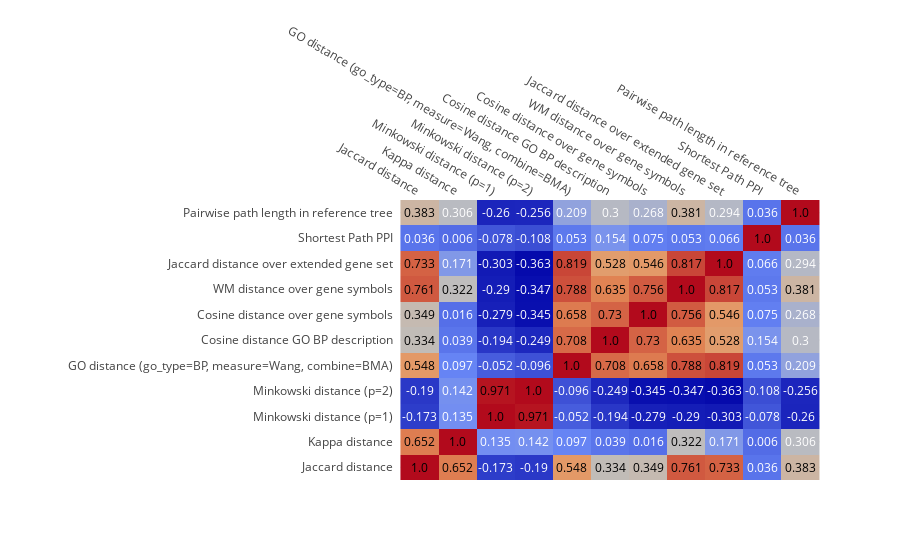
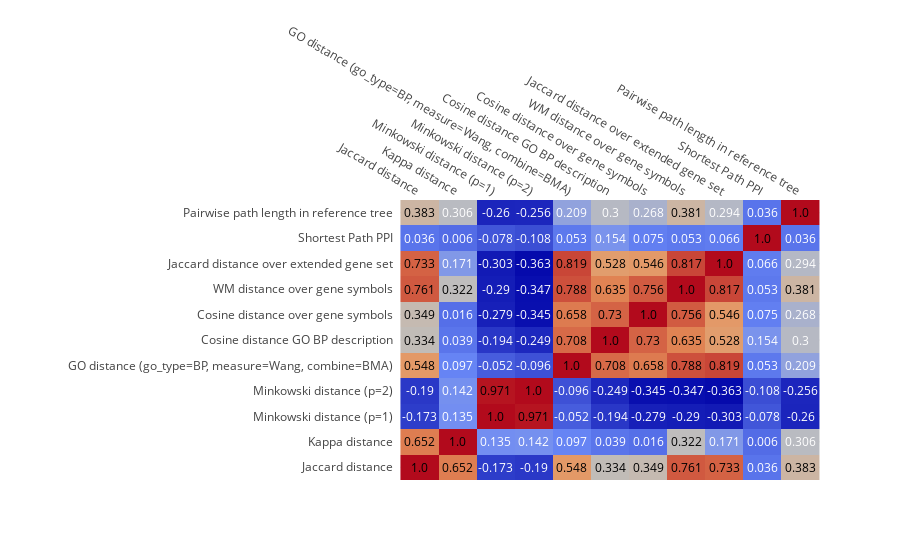

Here is the notebook cell these charts were saved with, in order:
### Code cell
print(RenderTree(gsd.gene_sets.load_tree("evaluation_data/immune_cells/immune_only/tree.json")))
print("Pearson correlations:")
iplot(create_heatmap(extract_score_df("immune_only", "pearson")))
print("Spearman correlations:")
iplot(create_heatmap(extract_score_df("immune_only", "spearman")))
